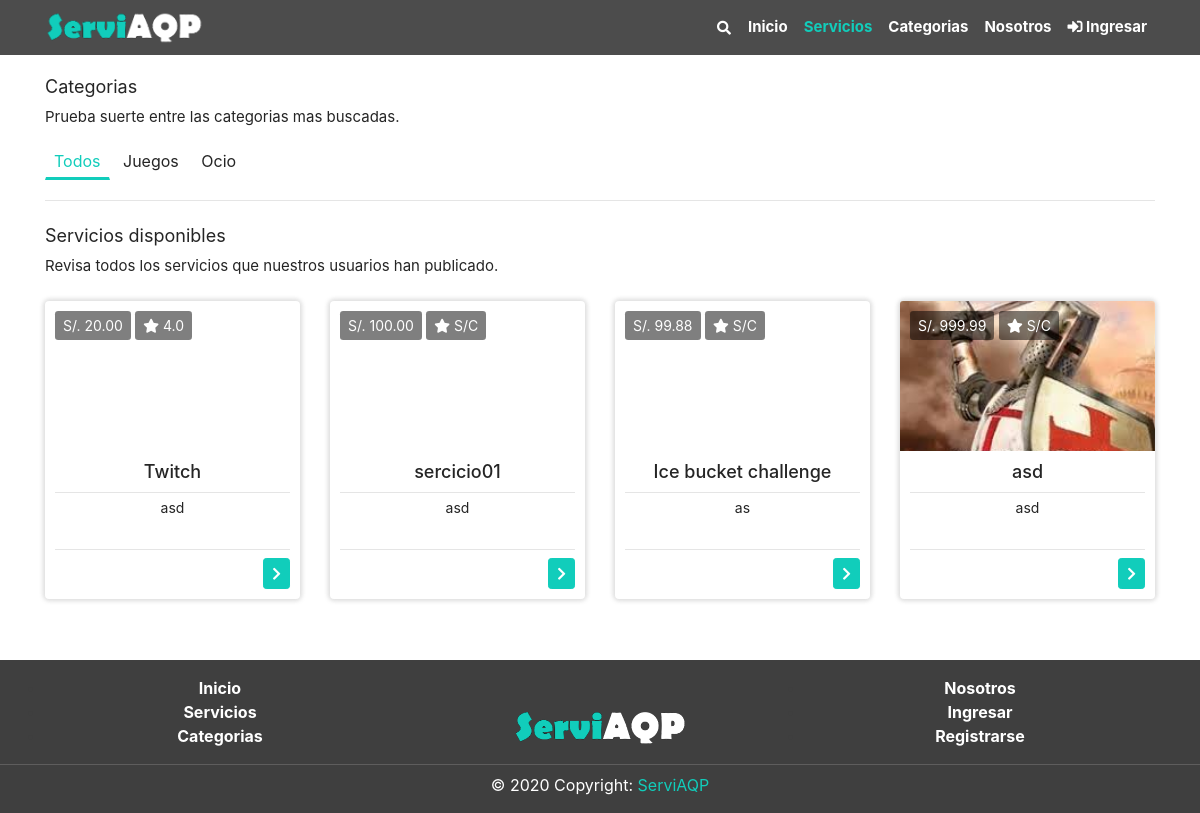
/servicios/index.php, run on an earlier commit of the app's database.
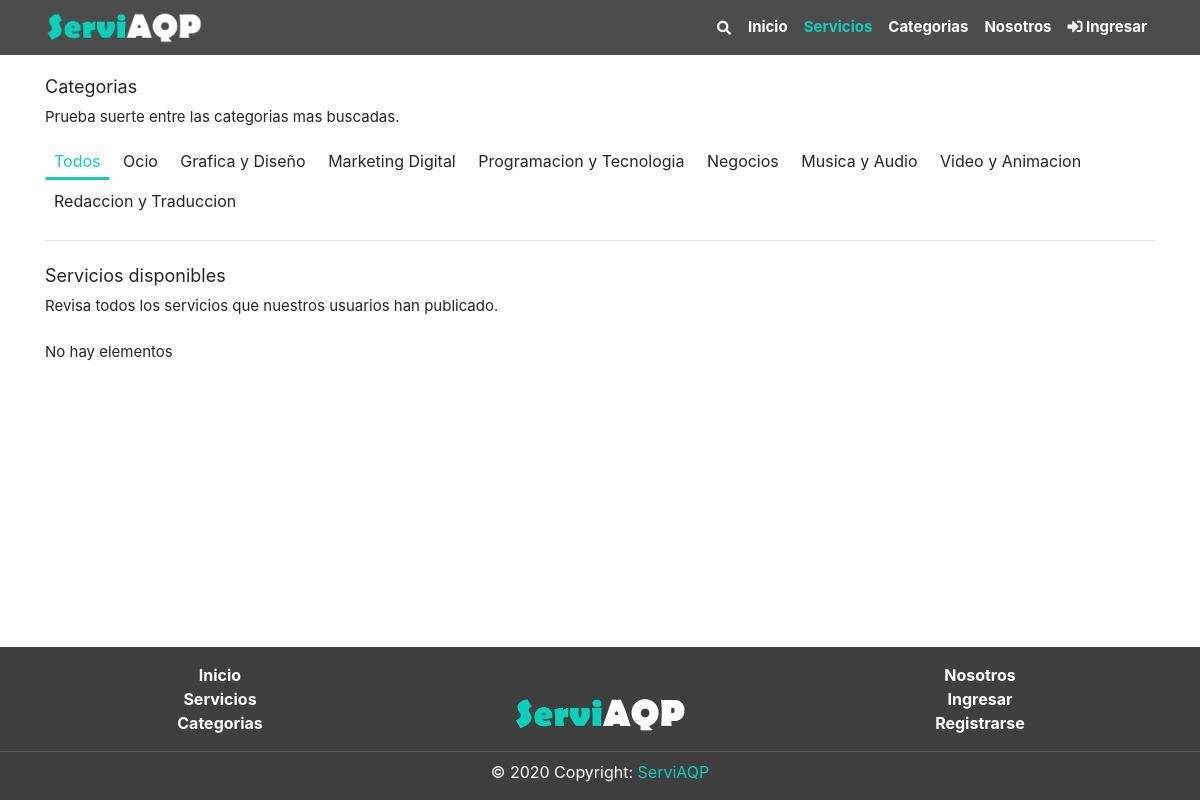
And on a later commit of the database.
### tables this page shows
CREATE TABLE `categoria` (
  `CatId` int(11) NOT NULL,
  `CatNom` varchar(60) NOT NULL,
  `CatDes` text NOT NULL,
  `CatEstReg` int(1) NOT NULL DEFAULT 1,
  `CatFecCre` timestamp NOT NULL DEFAULT current_timestamp() ON UPDATE current_timestamp()
);

CREATE TABLE `servicio` (
  `SerID` int(11) NOT NULL,
  `SerUsuID` int(11) NOT NULL,
  `SerCatID` int(11) NOT NULL,
  `SerSubCatID` int(11) NOT NULL,
  `SerPreFre` text NOT NULL,
  `SerDes` text NOT NULL,
  `SerEstReg` int(1) NOT NULL DEFAULT 1,
  `SerFecCre` timestamp NOT NULL DEFAULT current_timestamp(),
  `SerNom` varchar(90) NOT NULL,
  `SerPre` decimal(9,2) NOT NULL,
  `SerVal` decimal(2,1) NOT NULL DEFAULT -1.0
);

CREATE TABLE `servicio_img` (
  `SerImgId` int(11) NOT NULL,
  `SerImgSerId` int(11) NOT NULL,
  `SerImgNom` varchar(90) NOT NULL,
  `SerImgTip` varchar(20) NOT NULL,
  `SerImgEstReg` int(11) NOT NULL DEFAULT 1,
  `SerImgFecCre` timestamp NOT NULL DEFAULT current_timestamp() ON UPDATE current_timestamp()
);

### servicios/index.php (the view, shortened to what this page needs)
<?php
include("../includes/header.php");
?>
<div class="section pt-3 ">
	<div class="container">
		<div>
			<h5>Categorias</h5>
			<p>Prueba suerte entre las categorias mas buscadas.</p>
		</div>
		<div>
			<a class="btn btn-sm mb-1 boton_menu bm_select filc" onclick="filtrarC(-1)" id="filc-1">Todos</a>
			<?php
			$queryC = "SELECT * FROM categoria where CatEstReg = 1";
			$resultProduct = mysqli_query($conn, $queryC);
			while ($rowC = mysqli_fetch_array($resultProduct)) {
			?>
				<a class="btn btn-sm mb-1 boton_menu filc" id="filc<?= $rowC['CatId'] ?>" onclick="filtrarC(<?= $rowC['CatId'] ?>)"><?= $rowC['CatNom'] ?></a>
			<?php
			}
			?>
		</div>
		<hr class="mt-3">
		<div class="row">
				<?php
				include("recargables/subcategoria.php");
				?>
			<div class="col">
				<div class="mt-2 mb-2">
					<div class="row">
						<div class="col ">
							<h5>Servicios disponibles</h5>
							<p>Revisa todos los servicios que nuestros usuarios han publicado.</p>
						</div>
					</div>
				</div>
				<div id="ServicioCard">
					<?php
					include("recargables/ServiciosCard.php");
					?>
				</div>
			</div>
		</div>
	</div>
</div>
<?php
include("../includes/footer.php")
?>

### servicios/recargables/ServiciosCard.php (shortened to what this page needs)
<div class="row justify-content-right">
    <?php
    $query = "SELECT * FROM `servicio` WHERE `SerEstReg` = 1";
    $resultProduct = mysqli_query($conn, $query);
    if (mysqli_num_rows($resultProduct) > 0) {
        while ($row = mysqli_fetch_array($resultProduct)) {
            $query2 = "SELECT  SerImgNom FROM servicio_img where SerImgSerId=" . $row['SerID'];
            $result = mysqli_query($conn, $query2);
            if ($row2 = mysqli_fetch_array($result)) {
                $dirImg = trim($row2[0]);
            }
            $dirFin = '/ServiAQP/servicios/img/' . $dirImg;
    ?>
            <div class="col-sm-6 col-md-4 col-lg-3 col-xl-3">
                <div class="card mb-4 border-0 card-ani">
                    <div class="imageny card-img" style="background-image:url('<?= $dirFin ?>');">
                    </div>
                    <div class="card-img-overlay pad_serv">
                        <button class="btn  btn-sm informacion-btn mb-1" disabled>S/. <?= $row['SerPre'] ?></button>
                        <button class="btn  btn-sm informacion-btn mb-1" disabled><i class="fas fa-star"></i> <?php if ($row['SerVal'] == -1) {
                                                                                                                    echo "S/C";
                                                                                                                } else {
                                                                                                                    echo $row['SerVal'];
                                                                                                                } ?></button>
                    </div>
                    <div class="card-body text-center pad_body_ser">
                        <h3 class="card-title pad_title_serv"><?= $row['SerNom'] ?></h3>
                        <hr class="pt-0 mt-0 mb-1">
                        <textarea disabled class="descrip text-center"><?= $row['SerDes'] ?></textarea>
                        <hr class="pt-0 mt-0 mb-2">
                        <a href="view/?id=<?= $row['SerID'] ?>" class="float-right btn btn-primary btn-sm ml-1"><em class="fas fa-chevron-right"></em></a>
                    </div>
                </div>
            </div>
        <?php
        }
    } else { ?>
        <p class="col">No hay elementos</p>
    <?php } ?>
</div>

What changed in the data, as far as the page shows it:
removed categoria: CatNom "Juegos"
removed servicio: SerPre "20.00", SerVal "4.0", SerNom "Twitch", SerDes "asd"
removed servicio: SerPre "100.00", SerVal "S/C", SerNom "sercicio01", SerDes "asd"
removed servicio: SerPre "99.88", SerVal "S/C", SerNom "Ice bucket challenge", SerDes "as"
removed servicio: servicio_img.SerImgNom (picture), SerPre "999.99", SerVal "S/C", SerNom "asd", SerDes "asd"
added categoria: CatNom "Grafica y Diseño"
added categoria: CatNom "Marketing Digital"
added categoria: CatNom "Programacion y Tecnologia"
added categoria: CatNom "Negocios"
added categoria: CatNom "Musica y Audio"
added categoria: CatNom "Video y Animacion"
added categoria: CatNom "Redaccion y Traduccion"
Also different on the page:
text now shown: "No hay elementos"
